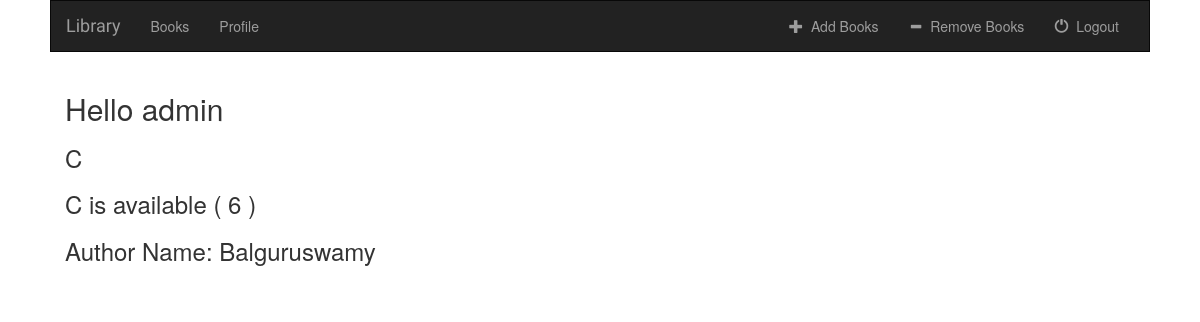
Screenshot of /7/ (signed in) with the database file from the repository.
### books/models.py (models this page shows, shortened)
class Book(models.Model):
    isbn_no = models.CharField(max_length=100, null=False)
    book_name = models.CharField(max_length=100)
    author_name = models.CharField(max_length=100)
    book_type = models.CharField(max_length=50)
    edition = models.IntegerField()
    no_of_books = models.IntegerField()

### books/views.py (the view)
# urls.py: url(r'^(?P<book_id>[0-9]+)/$', views.detail, name='detail'),
def detail(request, book_id):
    if not request.user.is_authenticated():
        return render(request, 'books/login.html')
    username = request.user.username
    book = get_object_or_404(Book, pk=book_id)
    return render(request, 'books/detail.html', {'book': book, 'username': username})

### books/templates/books/detail.html (shortened to what this page needs)
{% extends 'books/base.html' %}
{% block content %}
    <h2>Hello {{ username }}</h2>
    <h3>{{ book.book_name }}</h3>
    <h3>{{ book.book_name }} is available ( {{ book.no_of_books }} ) </h3>
    <h3>Author Name: {{ book.author_name }}</h3><br />
{% endblock %}

### books/static/books/css/style.css (style rules this page uses)
* { -webkit-box-sizing: border-box; -moz-box-sizing: border-box; -ms-box-sizing: border-box; box-sizing: border-box; }
body { width: 1100px; margin: auto; }

### rows the page displays
Book: book_name "C", no_of_books "6", author_name "Balguruswamy"

### other values shown
{{ username }} "admin"
